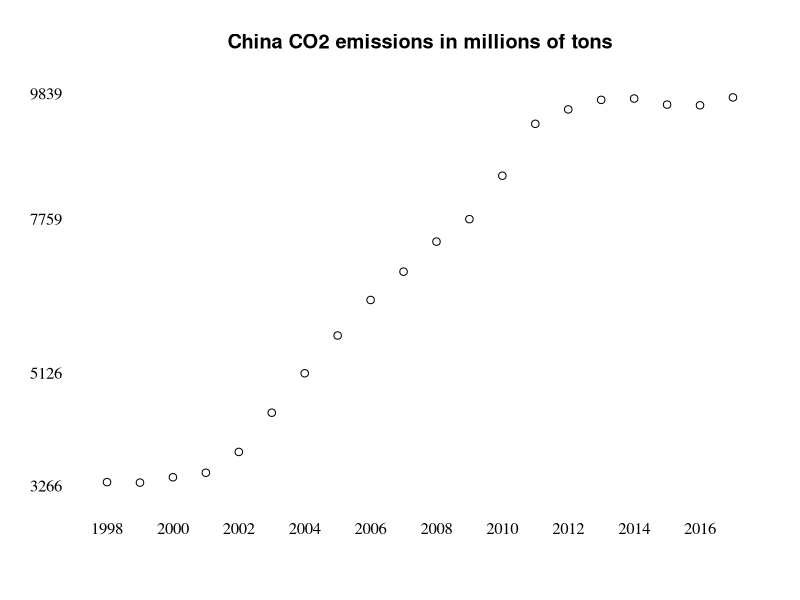

R code for this plot:
#china CO2 emissions in millions of tones

emissions_by_year<-read.csv("china_emissions.csv")

x_axis<-emissions_by_year$year
y_axis<-emissions_by_year$emissions/1000000
y_axis<-round(y_axis,0)



plot(y_axis ~ x_axis, axes=F, xlab="", ylab="", pch=1, type="p")
axis(1, at=x_axis, label=x_axis, tick=F, family="serif")
axis(2, at=c(3200,"","","","","",5126,"","","","",7759,"","","","","","","",9900),label=y_axis, tick=F, las=1, family="serif")
title("China CO2 emissions in millions of tons")


